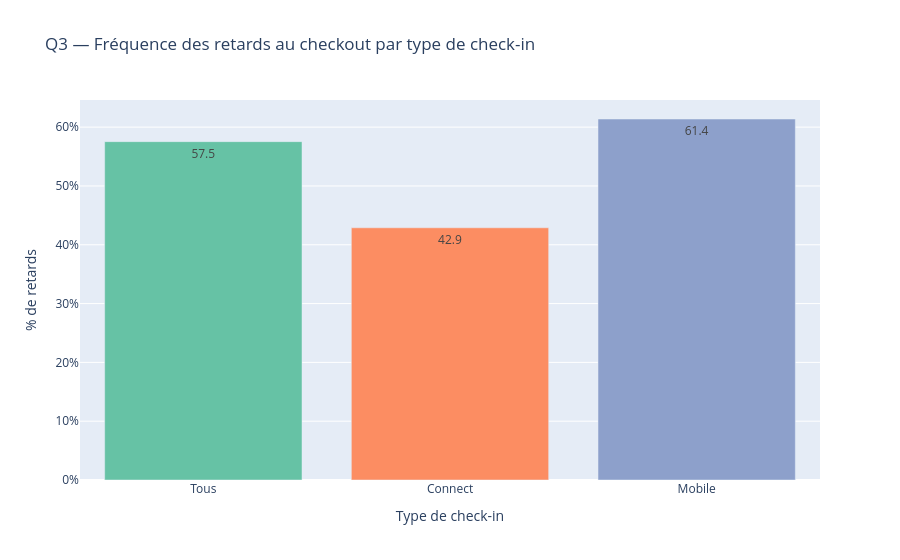

This figure's notebook cell:
### Markdown cell above
## Q3 — À quelle fréquence les conducteurs sont-ils en retard ? Impact sur le prochain conducteur ?

### Code cell
# Fréquence des retards
total_ended = ended_with_delay
late_connect = total_ended[total_ended['checkin_type'] == 'connect']
late_mobile = total_ended[total_ended['checkin_type'] == 'mobile']

freq_data = pd.DataFrame([
    {'type': 'Tous', 'late_pct': (total_ended['delay_at_checkout_in_minutes'] > 0).mean() * 100},
    {'type': 'Connect', 'late_pct': (late_connect['delay_at_checkout_in_minutes'] > 0).mean() * 100},
    {'type': 'Mobile', 'late_pct': (late_mobile['delay_at_checkout_in_minutes'] > 0).mean() * 100},
])

fig = px.bar(
    freq_data,
    x='type',
    y='late_pct',
    title='Q3 — Fréquence des retards au checkout par type de check-in',
    labels={'type': 'Type de check-in', 'late_pct': '% de retards'},
    color='type',
    color_discrete_sequence=px.colors.qualitative.Set2,
    text_auto='.1f'
)
fig.update_layout(yaxis_ticksuffix='%', showlegend=False)
fig.show()

# Impact sur le prochain conducteur
print(f"\n{len(problematic)} cas problématiques identifiés")
print(f"où le retard du conducteur précédent a impacté le prochain (retard > delta disponible)")
problematic.groupby('checkin_type')['is_problematic'].count().rename('cas_problématiques')

### Figure 1 — Plotly figure (JSON) as saved in the notebook; plotly's stock layout.template omitted (floating-point values rounded to 4 significant figures)
{"data": [{"hovertemplate": "Type de check-in=%{x}<br>% de retards=%{y}<extra></extra>", "legendgroup": "Tous", "marker": {"color": "rgb(102,194,165)", "pattern": {"shape": ""}}, "name": "Tous", "orientation": "v", "showlegend": true, "textposition": "auto", "texttemplate": "%{y:.1f}", "type": "bar", "x": ["Tous"], "xaxis": "x", "y": [57.53], "yaxis": "y"}, {"hovertemplate": "Type de check-in=%{x}<br>% de retards=%{y}<extra></extra>", "legendgroup": "Connect", "marker": {"color": "rgb(252,141,98)", "pattern": {"shape": ""}}, "name": "Connect", "orientation": "v", "showlegend": true, "textposition": "auto", "texttemplate": "%{y:.1f}", "type": "bar", "x": ["Connect"], "xaxis": "x", "y": [42.89], "yaxis": "y"}, {"hovertemplate": "Type de check-in=%{x}<br>% de retards=%{y}<extra></extra>", "legendgroup": "Mobile", "marker": {"color": "rgb(141,160,203)", "pattern": {"shape": ""}}, "name": "Mobile", "orientation": "v", "showlegend": true, "textposition": "auto", "texttemplate": "%{y:.1f}", "type": "bar", "x": ["Mobile"], "xaxis": "x", "y": [61.38], "yaxis": "y"}], "layout": {"barmode": "relative", "legend": {"title": {"text": "Type de check-in"}, "tracegroupgap": 0}, "showlegend": false, "title": {"text": "Q3 — Fréquence des retards au checkout par type de check-in"}, "xaxis": {"anchor": "y", "categoryarray": ["Tous", "Connect", "Mobile"], "categoryorder": "array", "domain": [0, 1], "title": {"text": "Type de check-in"}}, "yaxis": {"anchor": "x", "domain": [0, 1], "ticksuffix": "%", "title": {"text": "% de retards"}}}}
